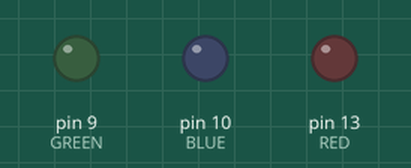
The sketch below on a simulated Arduino Leonardo, built with avr-gcc and run on an emulated ATmega32U4. Parts: output pins drawn as LEDs (lit = HIGH). USB keyboard and mouse output is not drawn.

Above: at 11.4 s.
At 18.2 s:
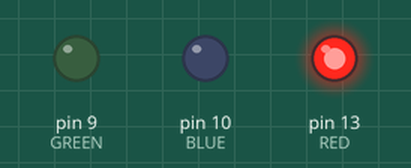
At 31.7 s:
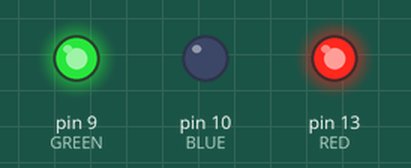
At 38.2 s:
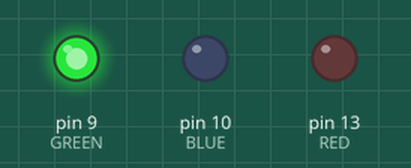
Timing chart, 0 to 44.8 s (numbered marks = the images above):
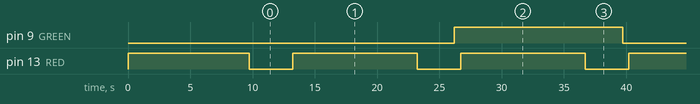

The sketch:

CyberOne_Rick.ino
```cpp
// (licence header left out)
#include "Keyboard.h"
#include "Mouse.h"

#define blinkIntervalOne 50
#define blinkIntervalTwo 500
#define RED 13
#define GREEN 9
#define BLUE 10
#define TONE 11
#define buttonPin 6

#define interval 5000 //30 seconds
int defaultDelay = 90;
int defaultCharDelay = 5;
int rMin = 0;
int rMax = 100;
int execute = 0;
int trigger = 2;

bool ledOn = true;


unsigned long previousMillis = 0;

void typeKey(int key) {
  Keyboard.press(key);
  delay(defaultCharDelay);
  Keyboard.release(key);
}

void setup() {

  pinMode(buttonPin, INPUT_PULLUP);
  pinMode(RED, OUTPUT);
  pinMode(BLUE, OUTPUT);
  pinMode(GREEN, OUTPUT);

  digitalWrite(RED, LOW);
  digitalWrite(BLUE, LOW);
  digitalWrite(GREEN, LOW);

  if (execute < 1) {
    payload(trigger);
    trigger++;
  }

}

void macRun() { //trigger 1
  //Spolight Search
  delay(defaultDelay);
  Keyboard.press(KEY_LEFT_GUI);
  delay(defaultDelay);
  Keyboard.print(" ");
  delay(defaultDelay);
  Keyboard.releaseAll();
  delay(defaultDelay);

}

void winRun() { //trigger 2
  //run window
  Keyboard.press(KEY_LEFT_GUI);
  Keyboard.print("r");
  Keyboard.releaseAll();
  delay(defaultDelay);
}

void linRun() { //trigger 3
  //Terminal
  Keyboard.press(KEY_LEFT_CTRL);
  Keyboard.press(KEY_LEFT_ALT);
  Keyboard.print("t");
  Keyboard.releaseAll();
  delay(defaultDelay);
}

void payload(int trigger) {
  digitalWrite(RED, HIGH);
  Keyboard.begin();
  Mouse.begin();

  /* ----- Begin-Script -----*/

  /* [Parsed By Duckuino (Licensed under MIT) - for more information visit: https://github.com/Nurrl/Dckuino.js] */
  delay(2000);

  delay(defaultDelay);
  switch (trigger) {
    case 1:
      macRun();
      break;
    case 2:
      winRun();
      break;
    case 3:
      linRun();
      break;

  }
  //winRun();
  //linRun();

  delay(2000);
  delay(defaultDelay);
  Keyboard.print("https://www.youtube.com/watch?v=dQw4w9WgXcQ");

  delay(defaultDelay);
  Keyboard.press(KEY_RETURN);
  delay(defaultDelay);
  Keyboard.release(KEY_RETURN);
  delay(defaultDelay);

  delay(3000);
  delay(defaultDelay);

  delay(2000); //wait before going fullscreen

  Keyboard.print("f");

  /* ----- End-Script -----*/

  Keyboard.end();
  execute = 1;
  digitalWrite(RED, LOW);

}

void loop() {
  unsigned long currentMillis = millis();
  delay(3000);
  ledOn = !ledOn;
  digitalWrite(GREEN, ledOn);
  delay(blinkIntervalTwo);

  payload(1);

  //if (currentMillis - previousMillis >= interval) {
  //  previousMillis += interval;
  //  payload(trigger);
  //  trigger = trigger + 1;
  //  if (trigger == 4) {
  //    trigger = 1;
  //  }
  //}


}


/*

*/
```

Measured:
- by itself, pin 9 (GREEN): alternates HIGH for 13.5 s and LOW for 13.5 s
- by itself, pin 13 (RED): alternates HIGH for 10.0 s and LOW for 3.5 s
- by itself, everything shown: repeats every 27.0 s, in 6 steps
